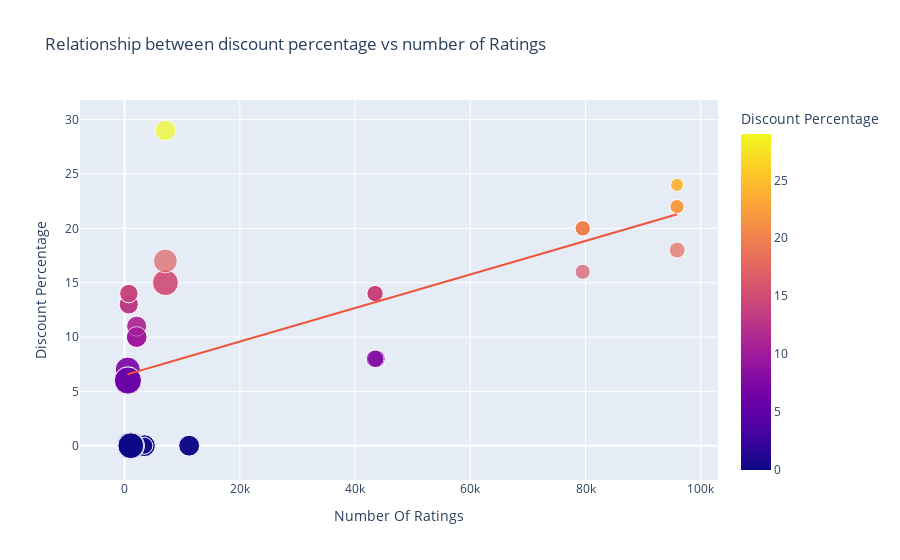

Source (notebook cell):
### Markdown cell above
## What is the relationship between the discount % of iPhones and the number of ratings on Flipkart?

### Code cell
fig = px.scatter(data_frame=df ,
                 y=df['Discount Percentage'] ,
                 x=df['Number Of Ratings'] ,
                 size='Sale Price',
                 trendline='ols',
                title = 'Relationship between discount percentage vs number of Ratings',
                color = 'Discount Percentage')
fig.show()

### Figure 1 — Plotly figure (JSON) as saved in the notebook; plotly's stock layout.template omitted (floating-point values rounded to 4 significant figures)
{"data": [{"hovertemplate": "Number Of Ratings=%{x}<br>Discount Percentage=%{marker.color}<br>Sale Price=%{marker.size}<extra></extra>", "legendgroup": "", "marker": {"color": [0, 0, 0, 0, 0, 0, 0, 0, 0, 20, 16, 20, 20, 20, 0, 0, 0, 0, 29, 15, 0, 15, 17, 18, 6, 6, 13, 6, 14, 10, 7, 6, 6, 13, 13, 10, 10, 6, 14, 6, 10, 6, 11, 11, 10, 14, 7, 6, 6, 6, 8, 8, 24, 22, 22, 22, 8, 24, 14, 14, 14, 14], "coloraxis": "coloraxis", "size": [49900, 84900, 84900, 77000, 77000, 49900, 49900, 77000, 89900, 41999, 39999, 41999, 41999, 41999, 131900, 117100, 131900, 117100, 74999, 117900, 117100, 117900, 99900, 44999, 140900, 130900, 64900, 120900, 59900, 75900, 110900, 130900, 120900, 64900, 64900, 75900, 75900, 120900, 59900, 120900, 75900, 140900, 70900, 70900, 75900, 59900, 110900, 120900, 130900, 130900, 54999, 54999, 29999, 34999, 34999, 34999, 54999, 29999, 46999, 46999, 46999, 46999], "sizemode": "area", "sizeref": 352.2, "symbol": "circle"}, "mode": "markers", "name": "", "orientation": "v", "showlegend": false, "type": "scatter", "x": [3431, 3431, 3431, 11202, 11202, 3431, 3431, 11202, 1454, 79512, 79512, 79582, 79512, 79512, 1078, 1078, 1078, 1078, 7088, 7088, 1078, 7088, 7081, 95909, 542, 580, 740, 545, 740, 2101, 545, 580, 580, 730, 730, 2101, 2101, 580, 740, 580, 2092, 545, 2101, 2092, 2101, 740, 545, 580, 580, 580, 43707, 43707, 95807, 95909, 95807, 95909, 43470, 95909, 43470, 43470, 43470, 43470], "xaxis": "x", "y": [0, 0, 0, 0, 0, 0, 0, 0, 0, 20, 16, 20, 20, 20, 0, 0, 0, 0, 29, 15, 0, 15, 17, 18, 6, 6, 13, 6, 14, 10, 7, 6, 6, 13, 13, 10, 10, 6, 14, 6, 10, 6, 11, 11, 10, 14, 7, 6, 6, 6, 8, 8, 24, 22, 22, 22, 8, 24, 14, 14, 14, 14], "yaxis": "y"}, {"hovertemplate": "<b>OLS trendline</b><br>Discount Percentage = 0.000154292 * Number Of Ratings + 6.49233<br>R<sup>2</sup>=0.468988<br><br>Number Of Ratings=%{x}<br>Discount Percentage=%{y} <b>(trend)</b><extra></extra>", "legendgroup": "", "marker": {"symbol": "circle"}, "mode": "lines", "name": "", "showlegend": false, "type": "scatter", "x": [542, 545, 545, 545, 545, 580, 580, 580, 580, 580, 580, 580, 580, 730, 730, 740, 740, 740, 740, 1078, 1078, 1078, 1078, 1078, 1454, 2092, 2092, 2101, 2101, 2101, 2101, 2101, 3431, 3431, 3431, 3431, 3431, 7081, 7088, 7088, 7088, 11202, 11202, 11202, 43470, 43470, 43470, 43470, 43470, 43707, 43707, 79512, 79512, 79512, 79512, 79582, 95807, 95807, 95909, 95909, 95909, 95909], "xaxis": "x", "y": [6.576, 6.576, 6.576, 6.576, 6.576, 6.582, 6.582, 6.582, 6.582, 6.582, 6.582, 6.582, 6.582, 6.605, 6.605, 6.607, 6.607, 6.607, 6.607, 6.659, 6.659, 6.659, 6.659, 6.659, 6.717, 6.815, 6.815, 6.816, 6.816, 6.816, 6.816, 6.816, 7.022, 7.022, 7.022, 7.022, 7.022, 7.585, 7.586, 7.586, 7.586, 8.221, 8.221, 8.221, 13.2, 13.2, 13.2, 13.2, 13.2, 13.24, 13.24, 18.76, 18.76, 18.76, 18.76, 18.77, 21.27, 21.27, 21.29, 21.29, 21.29, 21.29], "yaxis": "y"}], "layout": {"autosize": true, "coloraxis": {"colorbar": {"title": {"text": "Discount Percentage"}}, "colorscale": [[0, "#0d0887"], [0.1111, "#46039f"], [0.2222, "#7201a8"], [0.3333, "#9c179e"], [0.4444, "#bd3786"], [0.5556, "#d8576b"], [0.6667, "#ed7953"], [0.7778, "#fb9f3a"], [0.8889, "#fdca26"], [1, "#f0f921"]]}, "legend": {"itemsizing": "constant", "tracegroupgap": 0}, "title": {"text": "Relationship between discount percentage vs number of Ratings"}, "xaxis": {"anchor": "y", "autorange": true, "domain": [0, 1], "range": [-7294.0, 102700.0], "title": {"text": "Number Of Ratings"}, "type": "linear"}, "yaxis": {"anchor": "x", "autorange": true, "domain": [0, 1], "range": [-5.213, 33.41], "title": {"text": "Discount Percentage"}, "type": "linear"}}}
